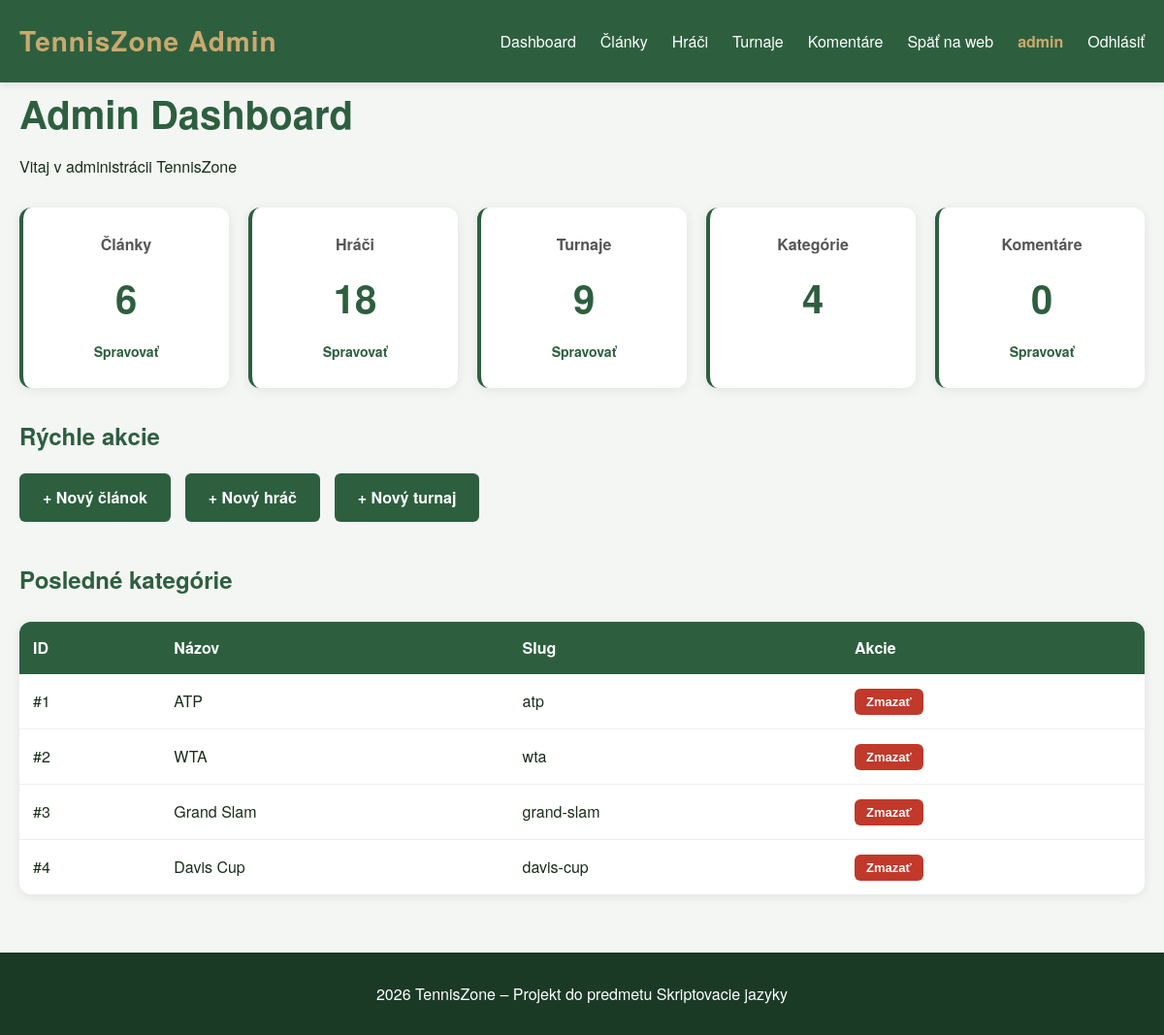
Screenshot of /public/templates/admin.php (signed in) with the database file from the repository.
### tables this page shows
CREATE TABLE IF NOT EXISTS categories (
    id INT AUTO_INCREMENT PRIMARY KEY,
    name VARCHAR(100) NOT NULL,
    slug VARCHAR(100) NOT NULL UNIQUE,
    description TEXT,
    created_at TIMESTAMP DEFAULT CURRENT_TIMESTAMP
);

### autoload.php (called while the page is built, shortened)
<?php
spl_autoload_register(function (string $class): void {
    $prefixes = [
        'App\\Core\\'   => __DIR__ . '/app/core/',
        'App\\Models\\' => __DIR__ . '/app/models/',
    ];
    foreach ($prefixes as $prefix => $baseDir) {
        $len = strlen($prefix);
        if (strncmp($class, $prefix, $len) !== 0) {
            continue;
        }
        $relative = substr($class, $len);
        $file = $baseDir . str_replace('\\', '/', $relative) . '.php';
        if (is_file($file)) {
            return;
        }
    }
});

### app/core/Database.php (called while the page is built, shortened)
<?php
class Database {
    private $host = 'localhost';
    private $dbname = 'tenniszone1';
    private $username = 'root';
    private $password = '';
    private \PDO $connection;
    public function __construct() {
        try {
            $dsn = "mysql:host={$this->host};dbname={$this->dbname};charset=utf8mb4";
            $this->connection = new \PDO($dsn, $this->username, $this->password);
            $this->connection->setAttribute(\PDO::ATTR_ERRMODE, \PDO::ERRMODE_EXCEPTION);
            $this->connection->setAttribute(\PDO::ATTR_DEFAULT_FETCH_MODE, \PDO::FETCH_OBJ);
        } catch (\PDOException $e) {
            echo "Chyba pripojenia: " . $e->getMessage();
        }
    }
    public function getConnection() {
        return $this->connection;
    }
}

### app/models/Post.php (called while the page is built, shortened)
<?php
class Post {
    private $db;
    public function __construct() {
        $database = new Database();
        $this->db = $database->getConnection();
    }
    public function all() {
        $sql = "SELECT * FROM articles ORDER BY created_at DESC";
        $stmt = $this->db->query($sql);
        return $stmt->fetchAll();
    }
}

### app/models/Player.php (called while the page is built, shortened)
<?php
class Player {
    private $db;
    public function __construct() {
        $database = new Database();
        $this->db = $database->getConnection();
    }
    public function all() {
        $sql = "SELECT * FROM players ORDER BY ranking ASC";
        $stmt = $this->db->query($sql);
        return $stmt->fetchAll();
    }
}

### app/models/Tournament.php (called while the page is built, shortened)
<?php
class Tournament {
    private $db;
    public function __construct() {
        $database = new Database();
        $this->db = $database->getConnection();
    }
    public function all() {
        $sql = "SELECT * FROM tournaments ORDER BY start_date DESC";
        $stmt = $this->db->query($sql);
        return $stmt->fetchAll();
    }
}

### app/models/Category.php (called while the page is built, shortened)
<?php
class Category {
    private $db;
    public function __construct() {
        $database = new Database();
        $this->db = $database->getConnection();
    }
    public function all() {
        $sql = "SELECT * FROM categories";
        $stmt = $this->db->query($sql);
        return $stmt->fetchAll();
    }
}

### app/models/Comment.php (called while the page is built, shortened)
<?php
class Comment {
    private $db;
    public function __construct() {
        $database = new Database();
        $this->db = $database->getConnection();
    }
    public function all() {
        $sql = "SELECT c.*, u.username, a.title AS article_title
                FROM comments c
                JOIN users u ON u.id = c.user_id
                JOIN articles a ON a.id = c.article_id
                ORDER BY c.created_at DESC";
        $stmt = $this->db->query($sql);
        return $stmt->fetchAll();
    }
}

### public/templates/admin.php (the view, shortened to what this page needs)
<?php require_once __DIR__ . '/../../autoload.php';
?>
<?php include __DIR__ . '/partials/header-admin.php'; ?>
<?php
$post = new Post();
$player = new Player();
$tournament = new Tournament();
$category = new Category();
$comment = new Comment();
$articles = $post->all();
$players = $player->all();
$tournaments = $tournament->all();
$categories = $category->all();
$comments = $comment->all();
?>
<h1>Admin Dashboard</h1>
<p>Vitaj v administrácii TennisZone</p>
<div class="admin-stats">
    <div class="stat-card">
        <h3>Články</h3>
        <p class="stat-number"><?php echo count($articles); ?></p>
        <a href="admin-articles.php">Spravovať</a>
    </div>
    <div class="stat-card">
        <h3>Hráči</h3>
        <p class="stat-number"><?php echo count($players); ?></p>
        <a href="admin-players.php">Spravovať</a>
    </div>
    <div class="stat-card">
        <h3>Turnaje</h3>
        <p class="stat-number"><?php echo count($tournaments); ?></p>
        <a href="admin-tournaments.php">Spravovať</a>
    </div>
    <div class="stat-card">
        <h3>Kategórie</h3>
        <p class="stat-number"><?php echo count($categories); ?></p>
    </div>
    <div class="stat-card">
        <h3>Komentáre</h3>
        <p class="stat-number"><?php echo count($comments); ?></p>
        <a href="admin-comments.php">Spravovať</a>
    </div>
</div>
<h2>Rýchle akcie</h2>
<div class="quick-actions">
    <a href="article-create.php" class="btn-primary">+ Nový článok</a>
    <a href="player-create.php" class="btn-primary">+ Nový hráč</a>
    <a href="tournament-create.php" class="btn-primary">+ Nový turnaj</a>
</div>
<h2>Posledné kategórie</h2>
<table>
    <thead>
        <tr>
            <th>ID</th>
            <th>Názov</th>
            <th>Slug</th>
            <th>Akcie</th>
        </tr>
    </thead>
    <tbody>
        <?php foreach ($categories as $cat): ?>
            <tr>
                <td>#<?php echo $cat->id; ?></td>
                <td><?php echo htmlspecialchars($cat->name); ?></td>
                <td><?php echo htmlspecialchars($cat->slug); ?></td>
                <td>
                    <form method="POST" action="admin.php" style="display:inline;" onsubmit="return confirm('Naozaj zmazať?')">
                        <button type="submit">Zmazať</button>
                    </form>
                </td>
            </tr>
        <?php endforeach; ?>
    </tbody>
</table>
<?php include __DIR__ . '/partials/footer.php'; ?>

### public/assets/css/style.css (style rules this page uses)
* { box-sizing: border-box; margin: 0; padding: 0; }
body { font-family: 'Helvetica Neue', Arial, sans-serif; background: #f4f6f4; color: #1a2e1a; line-height: 1.6; }
h1 { font-size: 2.5rem; color: #2d5f3f; margin-bottom: 10px; }
h2 { font-size: 1.5rem; color: #2d5f3f; margin-bottom: 12px; }
form { background: white; padding: 30px; border-radius: 12px; box-shadow: 0 2px 12px rgba(0,0,0,0.08); max-width: 500px; margin: 30px auto; }
button { background: #2d5f3f; color: white; border: none; padding: 12px 24px; border-radius: 6px; font-size: 15px; font-weight: 600; cursor: pointer; transition: background 0.2s; }
table { width: 100%; border-collapse: collapse; background: white; border-radius: 12px; overflow: hidden; box-shadow: 0 2px 12px rgba(0,0,0,0.08); margin: 25px 0; }
table th { background: #2d5f3f; color: white; padding: 14px; text-align: left; font-weight: 600; }
table td { padding: 14px; border-bottom: 1px solid #eee; }
table tr:last-child td { border-bottom: none; }
table form { background: none; padding: 0; box-shadow: none; margin: 0; display: inline; }
table form button { padding: 6px 12px; font-size: 13px; background: #c0392b; }
.admin-stats { display: grid; grid-template-columns: repeat(auto-fit, minmax(200px, 1fr)); gap: 20px; margin: 30px 0; }
.stat-card { background: white; padding: 25px; border-radius: 12px; box-shadow: 0 2px 12px rgba(0,0,0,0.08); border-left: 4px solid #2d5f3f; text-align: center; }
.stat-card h3 { color: #555; font-size: 1rem; margin-bottom: 10px; }
.stat-number { font-size: 2.5rem; font-weight: bold; color: #2d5f3f; margin: 10px 0; }
.stat-card a { color: #2d5f3f; text-decoration: none; font-weight: 600; font-size: 14px; }
.quick-actions { display: flex; gap: 15px; margin: 20px 0 40px 0; flex-wrap: wrap; }
.quick-actions .btn-primary { background: #2d5f3f; color: white; padding: 12px 24px; border-radius: 6px; text-decoration: none; font-weight: 600; }

### rows the page displays
categories: id "1", name "ATP", slug "atp"
categories: id "2", name "WTA", slug "wta"
categories: id "3", name "Grand Slam", slug "grand-slam"
categories: id "4", name "Davis Cup", slug "davis-cup"

### other values shown
$_SESSION['username'] "admin"
count($articles) "6"
count($players) "18"
count($tournaments) "9"
count($categories) "4"
count($comments) "0"
